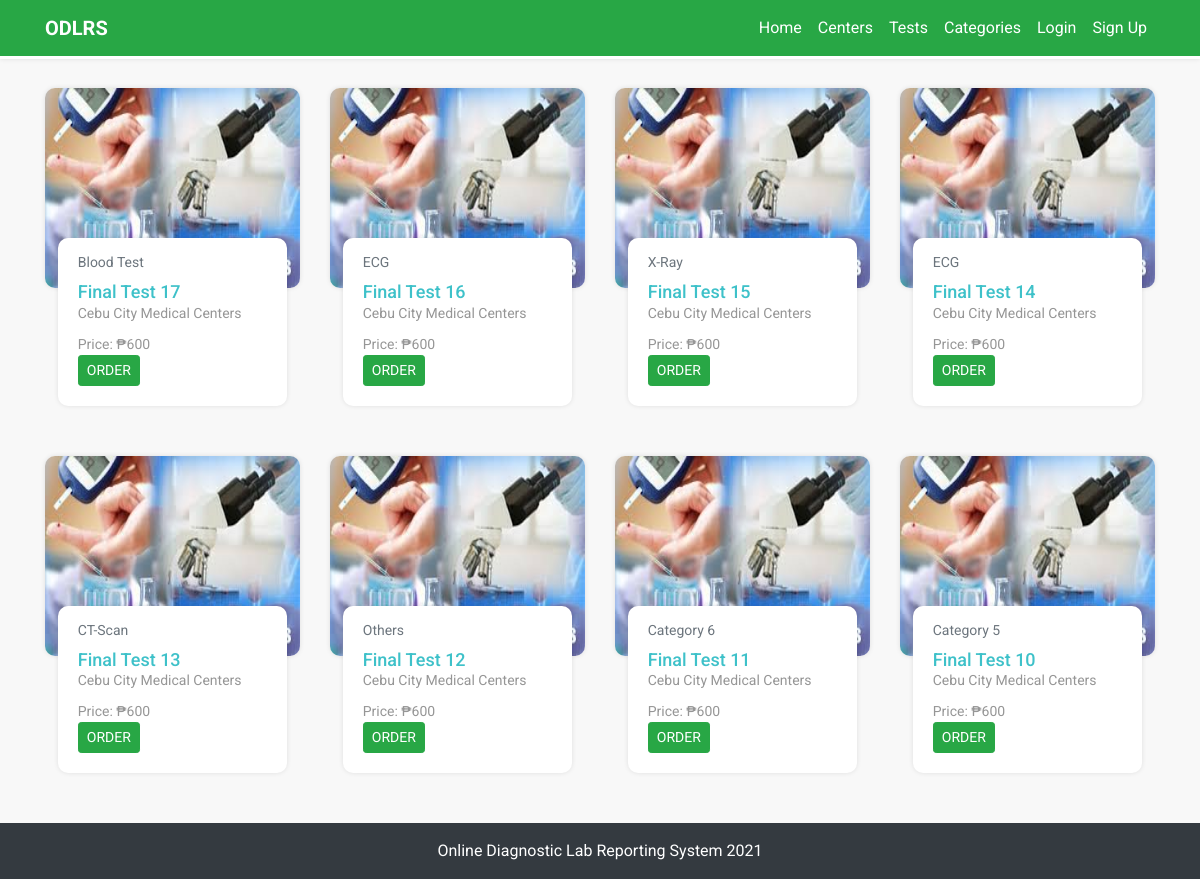
The page /center-details/3/ on the database its author committed.
### tests/models.py (models this page shows, shortened)
class Test(models.Model):
    ACTIVE_STATUS = (
        ('Available', 'AVAILABLE'),
        ('Closed', 'CLOSED'),
    )
    test_name = models.CharField(max_length=250, blank=False)
    image = models.ImageField(default='default_test.jpg', upload_to='test_pics')
    category = models.ForeignKey(TestCategory, on_delete=models.CASCADE, related_name='test_category')
    center = models.ForeignKey(DiagnosticCenter, on_delete=models.CASCADE, related_name='test_center')
    discount = models.PositiveIntegerField(null=True, blank=True)
    price = models.PositiveIntegerField(null=True, blank=True)
    active_status = models.CharField(max_length=20, choices=ACTIVE_STATUS, default='AVAILABLE')
    class Meta:
        ordering = ['-id']
        verbose_name_plural = 'Tests'

class TestCategory(models.Model):
    category_name = models.CharField(max_length=50)
    center = models.ForeignKey(DiagnosticCenter, on_delete=models.CASCADE, related_name='category_center',
                               null=True, blank=True)
    class Meta:
        verbose_name_plural = 'Test Categories'
        ordering = ['-id']
    def __str__(self):
        return self.category_name

### diagnostic_centers/models.py (models this page shows)
class DiagnosticCenter(models.Model):
    name = models.CharField(max_length=250, blank=False)
    image = models.ImageField(default='default_center.jpg', upload_to='diagnostic_center_pics')
    email = models.EmailField(blank=True)
    contact_no = models.CharField(max_length=20, blank=False)
    website = models.CharField(max_length=100, blank=True)
    address = models.CharField(max_length=150, blank=False)
    class Meta:
        verbose_name_plural = 'Diagnostic Centers'
    def __str__(self):
        return self.name

### diagnostic_centers/views.py (the view)
# urls.py: path('center-details/<int:id>/', center_details, name='center-details'),
def center_details(request, id=id):
    single_center = DiagnosticCenter.objects.get(id=id)
    tests_by_center = Test.objects.filter(center__id=id)
    template = 'diagnostic_centers/center_details.html'
    context = {
        'tests_by_center': tests_by_center,
        'single_center': single_center,
    }
    return render(request, template, context)

### templates/diagnostic_centers/center_details.html (shortened to what this page needs)
{% extends 'base.html' %}
{% block content %}
<div class="inner-content">
    <div class="container">
        <div class="row">
            {% for test in tests_by_center %}
            <div class="col-xs-12 col-sm-6 col-md-4 col-lg-3">
                <div class="card test-box">
                    <div class="card-title">
                        <img src="{{ test.image.url }}" class="card-img-top" alt="..." width="100%">
                    </div>
                    <div class="card-body">
                        <p class="card-subtitle mb-2 text-muted">{{ test.category }}</p>
                        <h6 class="">
                            <a href="{% url 'tests:test-details' test.id %}">{{ test.test_name }}</a>
                        </h6>
                        <p class="card-text">{{ test.center }}</p>
                        <p class="card-text text-dange price">Price: <span id="price">₱{{ test.price }}</span></p>
                        <a class="btn btn-sm btn btn-success text-center" href="{% url 'tests:order' test.id %}"
                            type="submit">
                            ORDER
                        </a>
                    </div>
                </div>
            </div>
            {% endfor %}
        </div>
    </div>
</div>
{% endblock %}

### static/css/style.css (style rules this page uses)
* { margin: 0; padding: 0; -webkit-box-sizing: border-box; box-sizing: border-box; font-family: "Roboto", sans-serif; scroll-behavior: smooth; }
a { text-decoration: none; }
.card, .card-header, .card-footer { border: 0; }
html, body { background: #f8f8f8; }
.inner-content { padding-top: 5.5rem; min-height: 90vh; }
p { margin-bottom: 0; }
.test-box { width: 100%; height: auto; background: none; border: 0; }
.test-box .card-title { margin-bottom: 0; -webkit-box-shadow: 0 0 5px rgba(0, 0, 0, 0.1); box-shadow: 0 0 5px rgba(0, 0, 0, 0.1); border-radius: 10px; -webkit-border-radius: 10px; -moz-border-radius: 10px; -ms-border-radius: 10px; -o-border-radius: 10px; }
.test-box .card-title img { border-radius: 10px; min-height: 200px; -webkit-border-radius: 10px; -moz-border-radius: 10px; -ms-border-radius: 10px; -o-border-radius: 10px; }
.test-box .card-body { width: 90%; min-height: 150px; -webkit-box-shadow: 0 0 5px rgba(0, 0, 0, 0.1); box-shadow: 0 0 5px rgba(0, 0, 0, 0.1); margin: auto; border-radius: 10px; -webkit-border-radius: 10px; -moz-border-radius: 10px; -ms-border-radius: 10px; -o-border-radius: 10px; position: relative; top: -50px; background: #fff; }
.test-box .card-body p { font-size: 14px; color: #969696; }
.test-box .card-body p.price { margin-top: 10px; }
.test-box .card-body h6 { font-size: 18px; margin-bottom: 0; }
.test-box .card-body h6 a { color: #3ec1c9; text-decoration: none; }

### rows shown on the page
Test: image (picture), category "Blood Test", test_name "Final Test 17", center "Cebu City Medical Centers", price "600"
Test: image (picture), category "ECG", test_name "Final Test 16", center "Cebu City Medical Centers", price "600"
Test: image (picture), category "X-Ray", test_name "Final Test 15", center "Cebu City Medical Centers", price "600"
Test: image (picture), category "ECG", test_name "Final Test 14", center "Cebu City Medical Centers", price "600"
Test: image (picture), category "CT-Scan", test_name "Final Test 13", center "Cebu City Medical Centers", price "600"
Test: image (picture), category "Others", test_name "Final Test 12", center "Cebu City Medical Centers", price "600"
Test: image (picture), category "Category 6", test_name "Final Test 11", center "Cebu City Medical Centers", price "600"
Test: image (picture), category "Category 5", test_name "Final Test 10", center "Cebu City Medical Centers", price "600"
